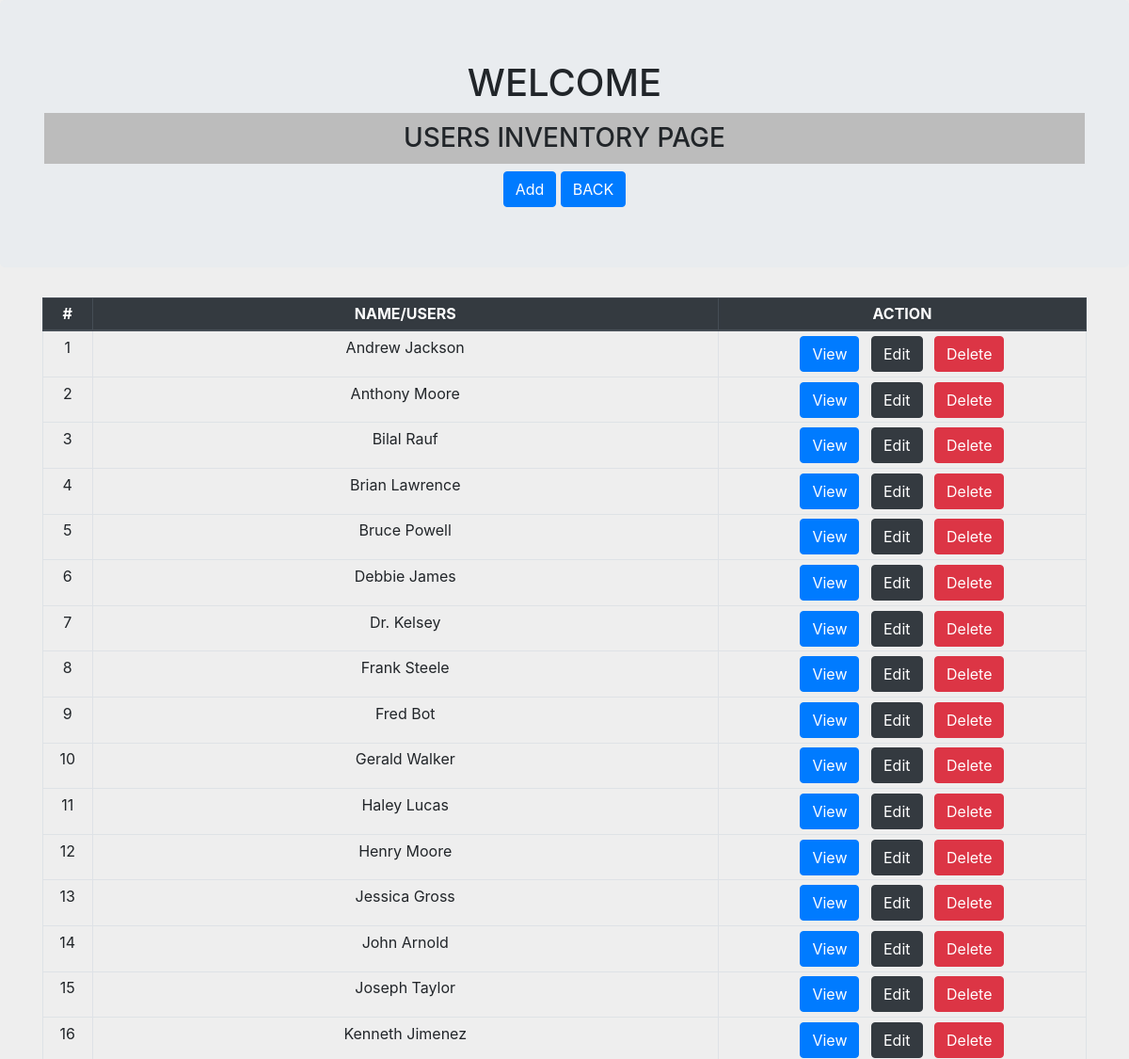
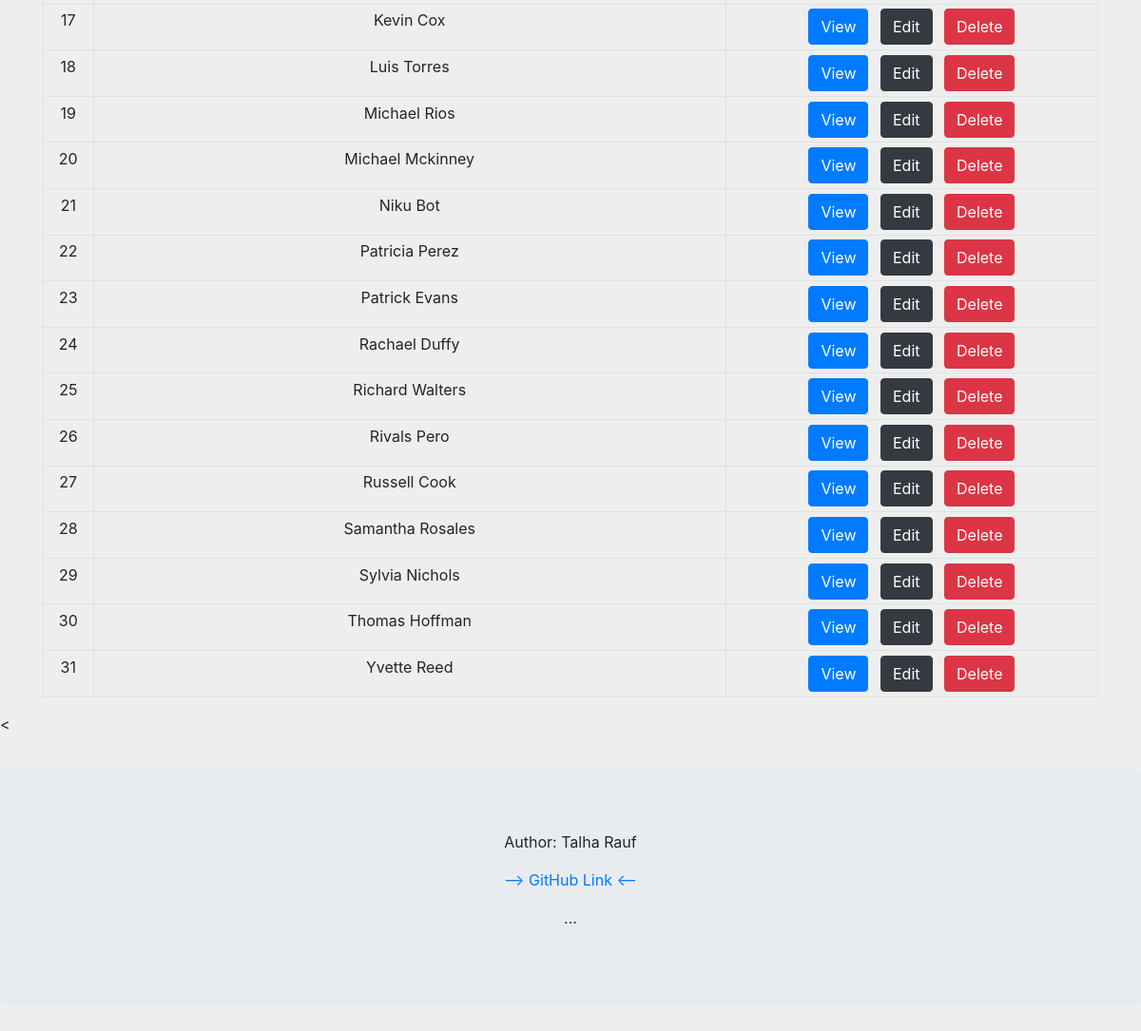
/users/, run on the app's committed database (2 pictures, top to bottom).
### myApp/models.py (models this page shows, shortened)
class User(models.Model):
    first_name = models.CharField(max_length=128)
    second_name = models.CharField(max_length=128)
    email = models.EmailField(max_length=264, unique=True)
    company = models.CharField(max_length=264)

### myApp/views.py (the view)
# urls.py: path('users/', views.UsersInventoryView.as_view(), name='users-inventory'),
class UsersInventoryView(TemplateView):
    template_name = "users.html"
    def get_context_data(self, **kwargs):
        context = super().get_context_data(**kwargs)
        context['user_dict'] = models.User.objects.all().order_by('first_name')
        return context

### myApp/templates/users.html
{% extends "base.html" %}
{% block content %}
<div class="jumbotron">
  <div class="container">
    <h1>WELCOME</h1>
    <h3>USERS INVENTORY PAGE</h3>
  </div>
  <div class="Container container-sm text-center">
    <a href="{% url 'myApp:add-user' %}"><button type="submit" id="cancelBtn" class="btn btn-primary">Add</button></a>
    <a href="{% url 'myApp:index' %}"><button type="submit" id="submitBtn" class="btn btn-primary">BACK</button></a>
  </div>
</div>
  <div class="Container container-sm text-center">
    <div class="table-responsive-sm">
      {% if user_dict %}
      <table class="table table-sm table-bordered">
        <thead class="thead-dark">
          <tr>
            <th>#</th>
            <th style="width:60%" >NAME/USERS</th>
            <th>ACTION</th>
          </tr>
        </thead>
        <tbody>
        {% for eachUser in user_dict %}
          <tr>
            <td>{{ forloop.counter }}</td>
            <td>{{ eachUser.first_name }} {{ eachUser.second_name }}</td>
            <td>
              <a href="{% url 'myApp:user-detail' eachUser.pk %}"><button type="submit" id="viewBtn" class="btn btn-primary mr-2">View</button></a>
              <a href="{% url 'myApp:edit-user-detail' eachUser.pk %}"><button type="submit" id="editBtn" class="btn btn-primary btn-dark mr-2">Edit</button></a>
              <a href="{% url 'myApp:delete-user' eachUser.pk %}"><button type="submit" id="deleteBtn" class="btn btn-primary btn-danger">Delete</button></a>
            </td>
          </tr>
        {% endfor %}
        </tbody>
      </table>
      {% else %}
        <p>No User records found...</p>
      {% endif %}
    </div>
  </div>
<{% endblock %}

### static/css/index.css (style rules this page uses)
h1, p { text-align: center; }
body { background-color: #eeeeee; }
h3 { margin-top: 2px; padding: 10px; text-align: center; background-color: #bcbcbc; }
table { text-align: center; margin: 8px auto; }
td { border: 1px solid black; background-color: lightgray; text-align: center; }

### data on the page
User: first_name "Andrew", second_name "Jackson"
User: first_name "Anthony", second_name "Moore"
User: first_name "Bilal", second_name "Rauf"
User: first_name "Brian", second_name "Lawrence"
User: first_name "Bruce", second_name "Powell"
User: first_name "Debbie", second_name "James"
User: first_name "Dr.", second_name "Kelsey"
User: first_name "Frank", second_name "Steele"
User: first_name "Fred", second_name "Bot"
User: first_name "Gerald", second_name "Walker"
User: first_name "Haley", second_name "Lucas"
User: first_name "Henry", second_name "Moore"
User: first_name "Jessica", second_name "Gross"
User: first_name "John", second_name "Arnold"
User: first_name "Joseph", second_name "Taylor"
User: first_name "Kenneth", second_name "Jimenez"
User: first_name "Kevin", second_name "Cox"
User: first_name "Luis", second_name "Torres"
User: first_name "Michael", second_name "Rios"
User: first_name "Michael", second_name "Mckinney"
User: first_name "Niku", second_name "Bot"
User: first_name "Patricia", second_name "Perez"
User: first_name "Patrick", second_name "Evans"
User: first_name "Rachael", second_name "Duffy"
User: first_name "Richard", second_name "Walters"
User: first_name "Rivals", second_name "Pero"
User: first_name "Russell", second_name "Cook"
User: first_name "Samantha", second_name "Rosales"
User: first_name "Sylvia", second_name "Nichols"
User: first_name "Thomas", second_name "Hoffman"
User: first_name "Yvette", second_name "Reed"
